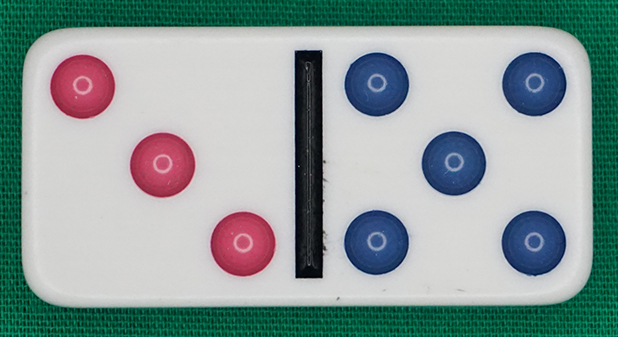
#> input picture xlh-cv-tutorial/2 Grundlagen der Bildverarbeitung/8 Übung Konturenselektion (Dominosteine)/TA2 Unschärfe/img/domino_1.jpg, 618 x 337 px
$ python solution_blur.py
#> lines starting #> are read from the running program, lines starting #| are printed output that depends on the picture; after the words box and inside, x2 and y2 are one past the last pixel; in counts of white or black regions, pixels touching at a corner belong together
import cv2
import numpy as np

# definiere den Font und die Farbe
font = cv2.FONT_HERSHEY_SIMPLEX
WHITE = 255
RED = (0, 0, 255)

# lade Bild von der Datei in ein NumPy Array
image = cv2.imread('img/domino_1.jpg')[4:-4, 4:-4]
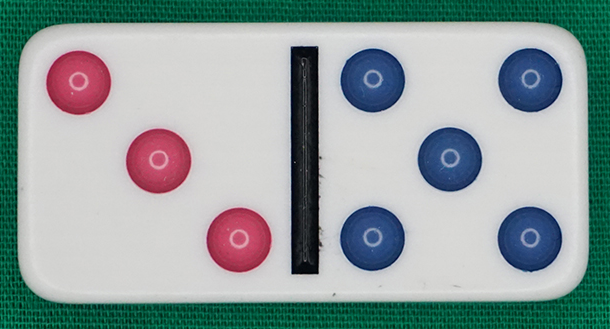
#> image: shape (329, 610, 3); mean B, G, R 157.3, 157.9, 143.6
gray = cv2.cvtColor(image, cv2.COLOR_BGR2GRAY)
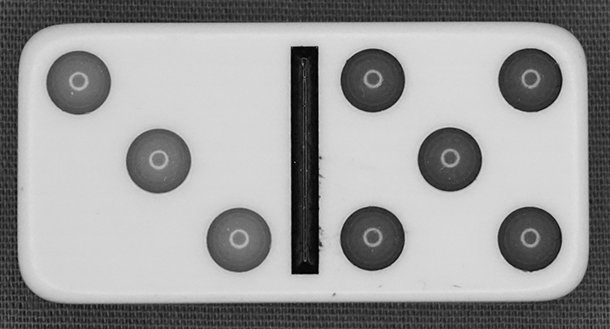
#> gray: shape (329, 610); min 0, max 226, mean 153.6

# Gaussian Blurfilter
blurred = cv2.GaussianBlur(gray, (5, 5), 0)

# Zusammenfassung der Ausganslage und der Bearbeitung
image = cv2.putText(image, 'Original', (25, 25), font, 0.8, RED, 2, cv2.LINE_AA)
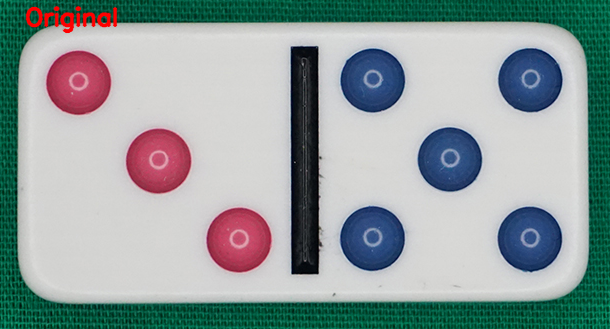
#> image: shape (329, 610, 3); 0.65% of pixels changed, all inside (x1, y1, x2, y2) = (25, 6, 118, 34)
gray = cv2.putText(gray, 'Graustufenbild', (25, 25), font, 0.8, WHITE, 2, cv2.LINE_AA)
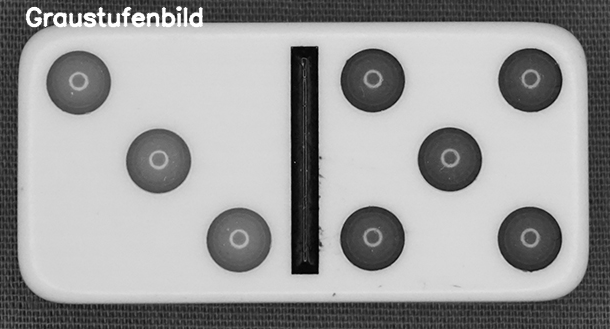
#> gray: shape (329, 610); 1.19% of pixels changed, all inside (x1, y1, x2, y2) = (25, 6, 204, 28)
blurred = cv2.putText(blurred, 'Unschaerfe', (25, 25), font, 0.8, WHITE, 2, cv2.LINE_AA)
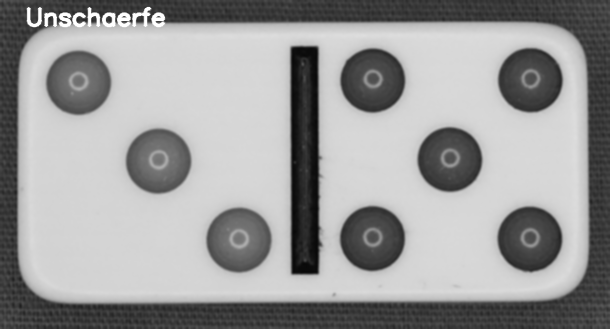
#> blurred: shape (329, 610); min 8, max 255, mean 154.7
result_1 = np.hstack([image])
result_2 = np.hstack([gray, blurred])
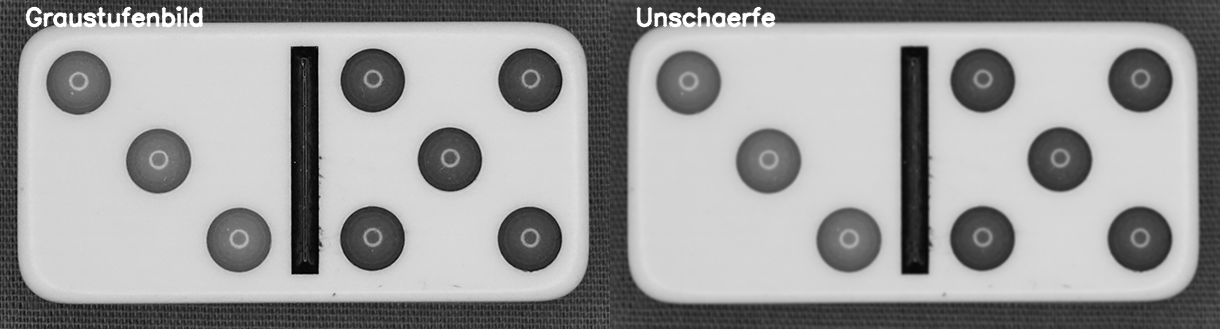
#> result_2: shape (329, 1220); min 0, max 255, mean 154.8

# schreibe das Bild in eine Datei
cv2.imwrite('img/blur.png', result_2[0:-2, 0:-2])
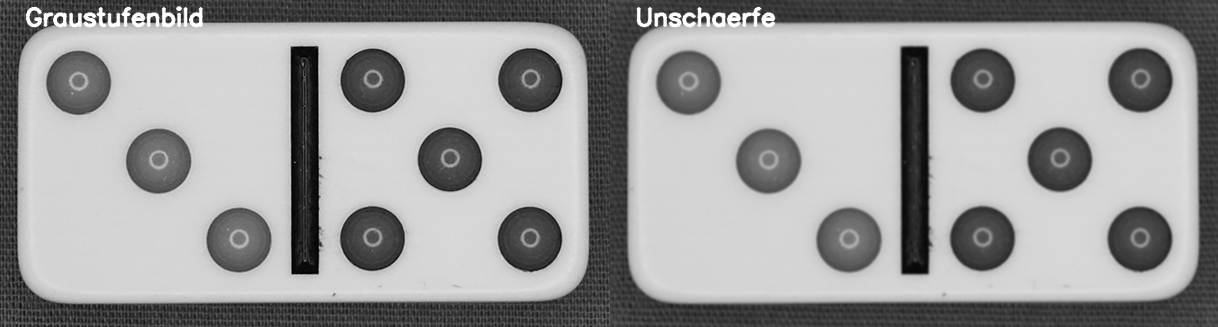
#> saved as blur.png: shape (327, 1218); min 0, max 255, mean 155.6

# Anzeige auf dem Bildschirm
cv2.imshow('Ausgabe_farbig', result_1)
cv2.moveWindow('Ausgabe_farbig', 100, 100)
cv2.imshow('Ausgabe_monochrom', result_2)
cv2.moveWindow('Ausgabe_monochrom', 100, 460)
cv2.waitKey(0)

$ run again, with xlh-cv-tutorial/2 Grundlagen der Bildverarbeitung/8 Übung Konturenselektion (Dominosteine)/TA2 Unschärfe/img/domino_2.jpg copied over xlh-cv-tutorial/2 Grundlagen der Bildverarbeitung/8 Übung Konturenselektion (Dominosteine)/TA2 Unschärfe/img/domino_1.jpg
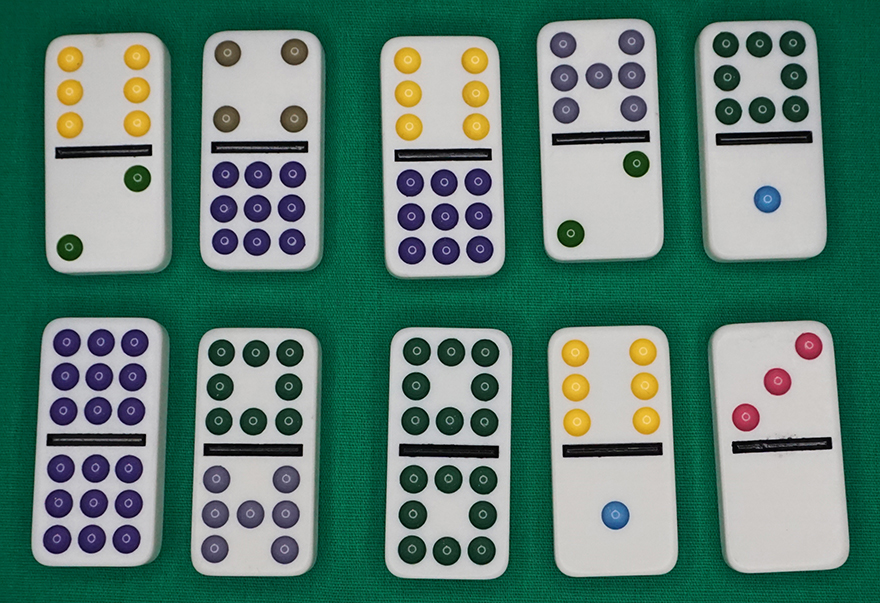
#> input picture xlh-cv-tutorial/2 Grundlagen der Bildverarbeitung/8 Übung Konturenselektion (Dominosteine)/TA2 Unschärfe/img/domino_2.jpg, 880 x 603 px
#> `blurred = cv2.putText(blurred, 'Unschaerfe', (25, 25), font, 0.8, WHIT..`:
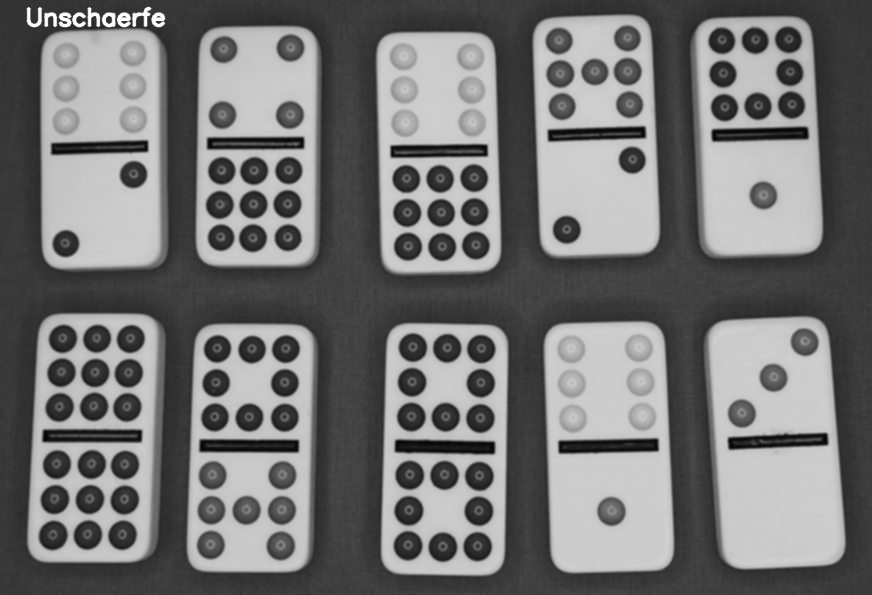
#> blurred: shape (595, 872); min 5, max 255, mean 116.1
#> `cv2.imwrite('img/blur.png', result_2[0:-2, 0:-2])`:
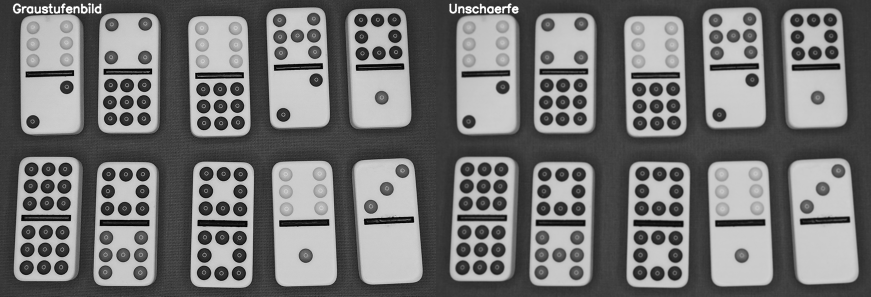
#> saved as blur.png: shape (593, 1742) (shown at 1/2 size); min 0, max 255, mean 116.4

$ run again, with xlh-cv-tutorial/2 Grundlagen der Bildverarbeitung/8 Übung Konturenselektion (Dominosteine)/TA2 Unschärfe/img/domino_3.jpg copied over xlh-cv-tutorial/2 Grundlagen der Bildverarbeitung/8 Übung Konturenselektion (Dominosteine)/TA2 Unschärfe/img/domino_1.jpg
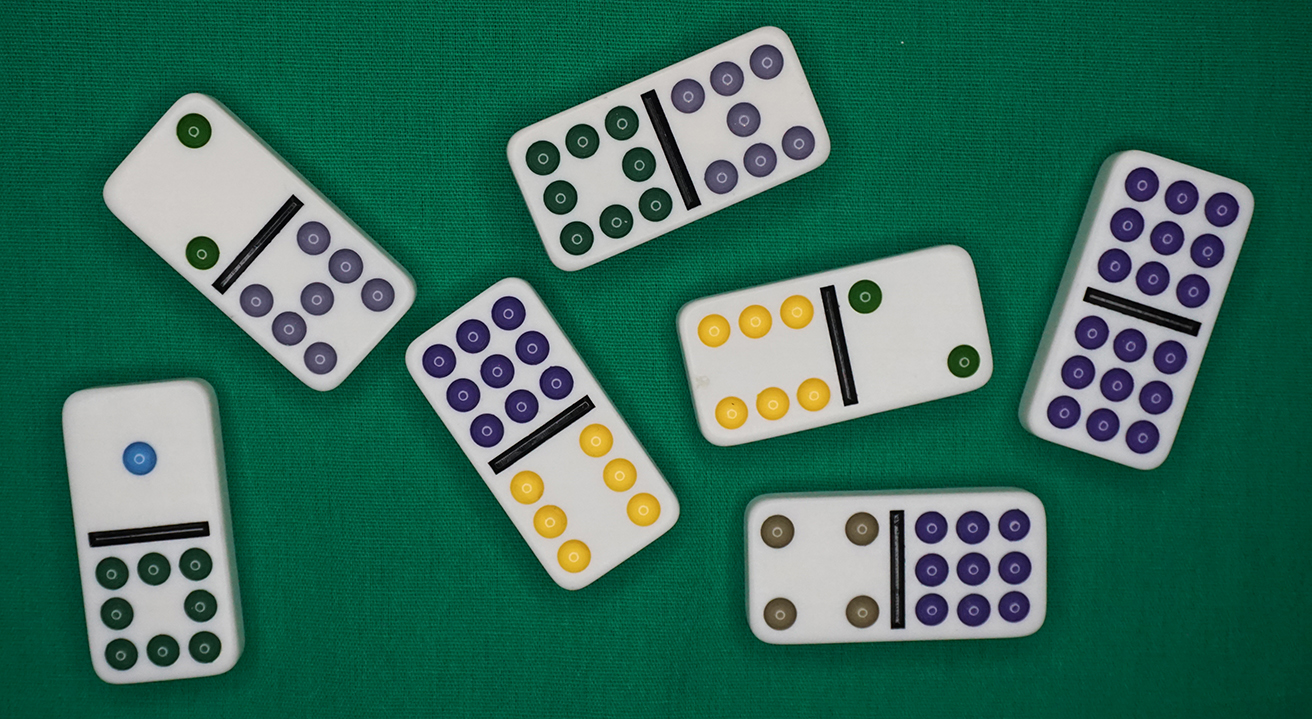
#> input picture xlh-cv-tutorial/2 Grundlagen der Bildverarbeitung/8 Übung Konturenselektion (Dominosteine)/TA2 Unschärfe/img/domino_3.jpg, 1312 x 719 px
#> `blurred = cv2.putText(blurred, 'Unschaerfe', (25, 25), font, 0.8, WHIT..`:
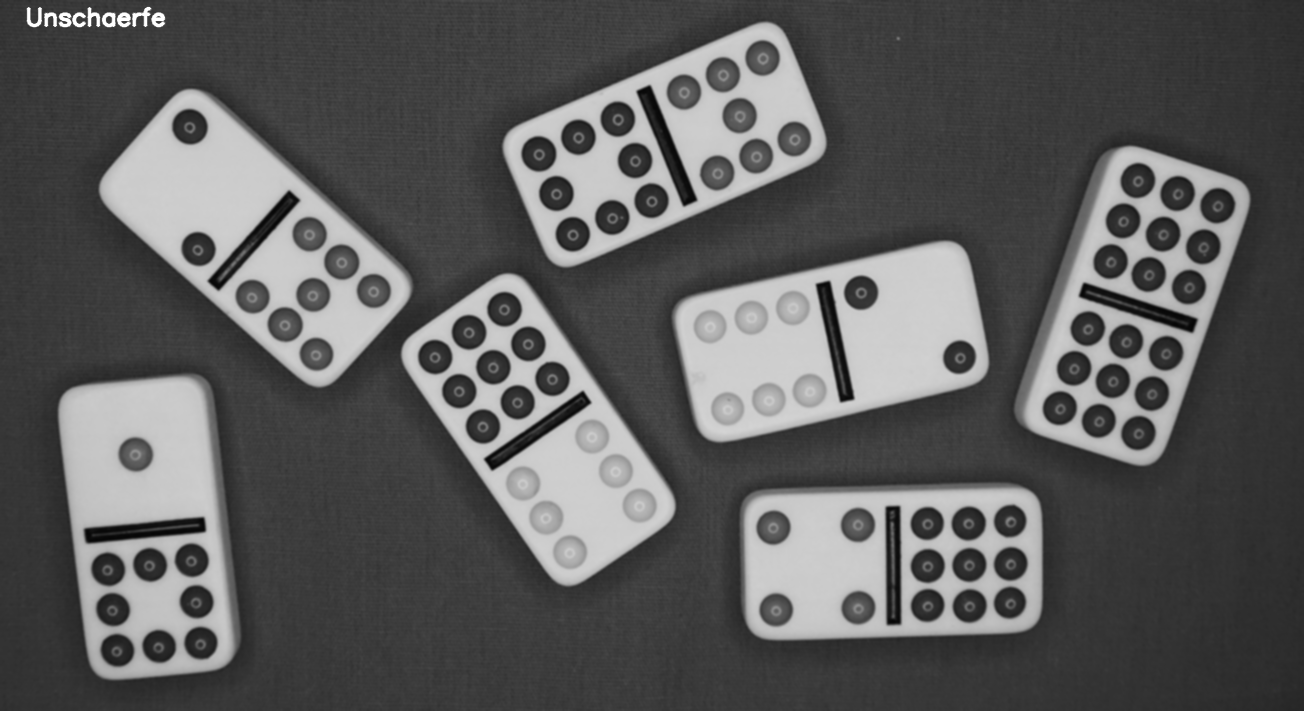
#> blurred: shape (711, 1304); min 5, max 255, mean 91
#> `cv2.imwrite('img/blur.png', result_2[0:-2, 0:-2])`:
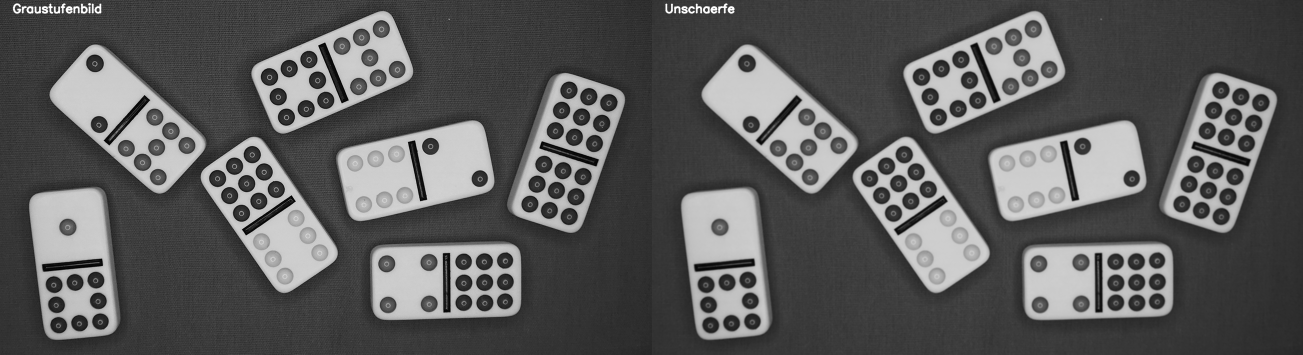
#> saved as blur.png: shape (709, 2606) (shown at 1/2 size); min 0, max 255, mean 91.1
